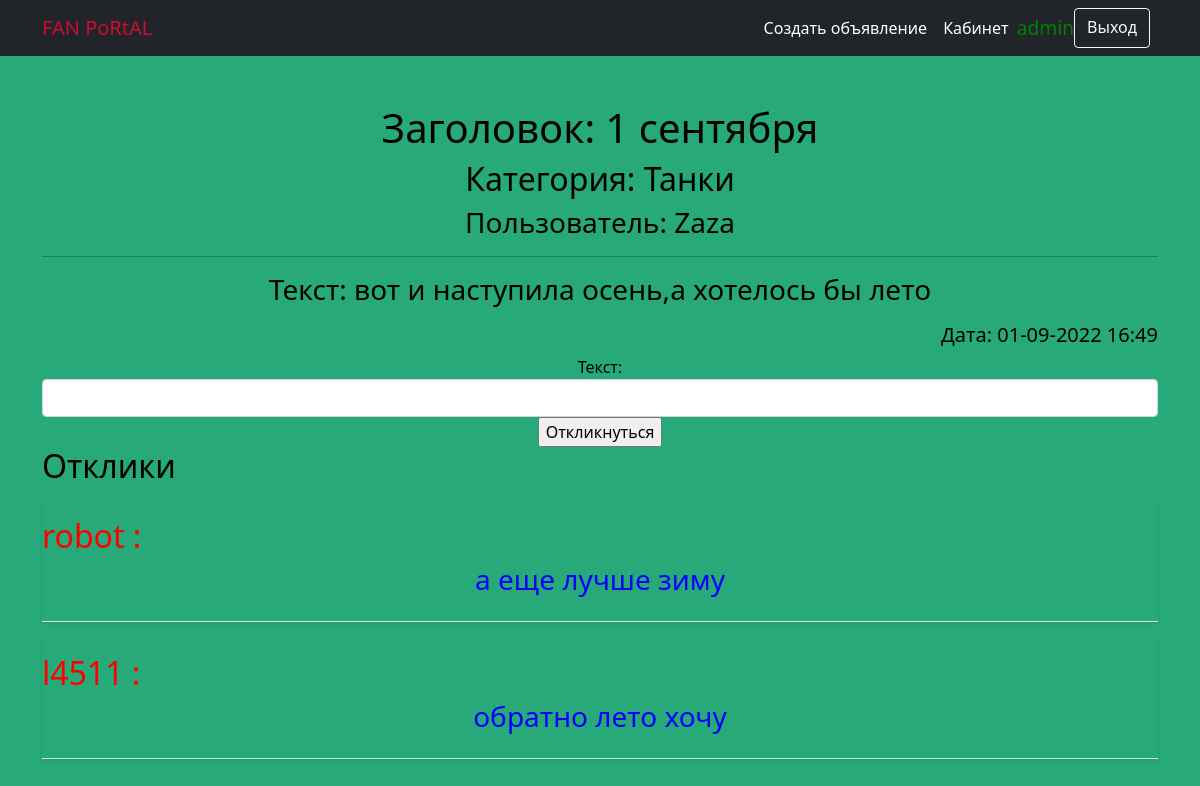
The page /25/ (signed in) on the database its author committed.
### board/models.py (models this page shows, shortened)
class Notice(models.Model):
    notice_header = models.CharField(max_length=255)
    notice_text = models.TextField()
    notice_video = models.TextField(null=True, blank=True)
    notice_category = models.ForeignKey(Category, on_delete=models.CASCADE, verbose_name='Категория объявления')
    notice_time_create = models.DateTimeField(auto_now_add=True)
    notice_user = models.ForeignKey(User, on_delete=models.CASCADE, related_name='notice_user')
    notice_image = models.ImageField(upload_to='images/', null=True, blank=True)

class Category(models.Model):
    category = models.CharField(max_length=255, unique=True)
    def __str__(self):
        return f'{self.category}'

class Answer(models.Model):
    answer_post = models.ForeignKey(Notice, on_delete=models.CASCADE, related_name='answer')
    answer_user = models.ForeignKey(User, on_delete=models.CASCADE)
    answer_text = models.CharField(max_length=255,  verbose_name='Текст ответа')
    answer_time_create = models.DateTimeField(auto_now_add=True)
    answer_confirm = models.BooleanField(default=False, verbose_name='Комментарий принят')
    class Meta:
        unique_together = ('answer_post', 'answer_user')
    def is_accept(self):
        return self.answer_confirm

### board/views.py (the view, shortened to what this page needs)
# urls.py: path('<int:pk>/', NoticeDetailView.as_view(), name='notice_detail'),
class NoticeDetailView(FormMixin, DetailView):
    model = Notice
    template_name = 'notice_detail.html'
    context_object_name = 'notice'
    form_class = AnswerForm
    queryset = Notice.objects.all()

### board/forms.py
class AnswerForm(ModelForm):
    answer_text = forms.CharField(label='Текст', widget=forms.TextInput(attrs={'class': 'form-input'}))
    class Meta:
        model = Answer
        fields = ('answer_text',)
    def __init__(self, *args, **kwargs):
        super().__init__(*args, **kwargs)
        for field in self.fields:
            self.fields[field].widget.attrs['class'] = 'form-control'

### templates/notice_detail.html (shortened to what this page needs)
{% extends 'flatpages/default.html' %}
{% block content %}
<h1>Заголовок: {{ notice.notice_header }}</h1>
<h2>Категория: {{ notice.notice_category }}</h2>
<h3>Пользователь: {{ notice.notice_user }}</h3>
<hr>
<h3>Текст: {{ notice.notice_text}} </h3>
<h5 style="text-align: right;">Дата: {{ notice.notice_time_create|date:'d-m-Y H:i' }} </h5>
{% if user != notice.notice_user and user.is_authenticated  %}
<form method="POST" enctype="multipart/form-data">
    {{ form }}
    <input type="submit" value="Откликнуться">
</form>
{% endif %}
<h2 style="text-align: left;">Отклики</h2>
{% for answer in notice.answer.all %}
{% if answer.is_accept %}
<div class="my-3   rounded shadow-sm" style="color:blue;">
    <div class="d-flex text-muted pt-3">
        <div class="pb-3 mb-0 small lh-sm border-bottom w-100">
            <div class="d-flex justify-content-between">
                <strong class="text-yellow-dark" style="color:red;"><h2>{{ answer.answer_user }} :</h2></strong>
            </div>
            <span class="d-block"><h3 style="text-align: center; color:blue;">{{ answer.answer_text }}</h3></span>
        </div>
    </div>
</div>
{% endif %}
{% endfor %}
{% endblock content %}

### templates/flatpages/default.html (shortened to what this page needs)
<!DOCTYPE html>
<html lang="en">
    <head>
        {% load static %}
        <link href="{% static 'css/styles.css' %}" rel="stylesheet" />
    </head>
    <body>
        <nav class="navbar navbar-expand-lg navbar-dark bg-dark">
            <div class="container">
                <a class="navbar-brand" href="/notice" style=”color:red;”>FAN PoRtAL</a>
                <div class="collapse navbar-collapse" id="navbarSupportedContent">
                    <ul class="navbar-nav ms-auto mb-2 mb-lg-0">
                        <li class="nav-item"><a class="nav-link active" aria-current="page" href="/notice/create">Создать объявление</a></li>
                        <li class="nav-item"><a class="nav-link active" aria-current="page" href="/notice/account">Кабинет</a></li>
                        {% if not request.user.is_authenticated %}
                        <a href="{% url 'login' %}" class="btn btn-outline-light me-2" role="button">Вход</a>
                        <a href="{% url 'register' %}" class="btn btn-warning" role="button">Регистрация</a>
                        {% else %}
                        <span class="usernamenav" style="color:green; margin-top: 6px; font-size:1.2rem">{{ user.username }}</span>
                        <a href="{% url 'logout' %}" class="btn btn-outline-light me-2" role="button">Выход</a>
                        {% endif %}
                    </ul>
                </div>
            </div>
        </nav>
        <div class="container">
            <div class="text-center mt-5">
                {% block content %}{% endblock content %}
            </div>
        </div>
    </body>
</html>

### templates/flatpages/default.html (style rules this page uses)
body { background-color:#27a979; }

### rows shown on the page
Notice: notice_header "1 сентября", notice_category "Танки", notice_user "Zaza", notice_text "вот и наступила осень,а хотелось бы лето", notice_time_create "01-09-2022 16:49"
Answer: answer_user "robot", answer_text "а еще лучше зиму"
Answer: answer_user "l4511", answer_text "обратно лето хочу"

### other values the page prints
{{ user.username }} "admin"
